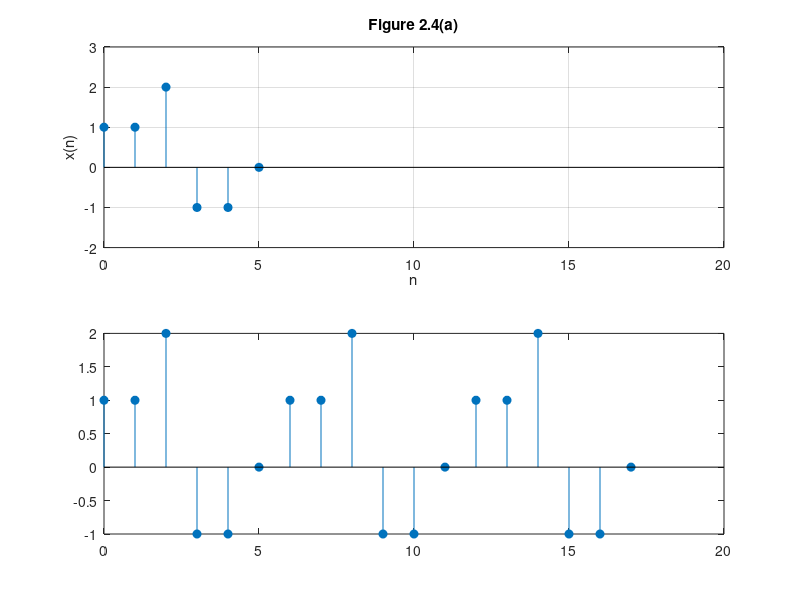

This chart was generated by the following MATLAB code: (Note: this script raises an error after producing the figure.)
% Example 2.4
% Generation of periodic sequences

n=0:5;
x=[1 1 2 -1 -1 0];
subplot(2,1,1);
stem(n,x,"filled");
grid on;
axis([0 20 -2 3]);
xlabel("n");
ylabel("x(n)");
title("Figure 2.4(a)");

xtilde = [x,x,x];
length_xtilde = length(xtilde);
n_new = 0:length_xtilde-1;
subplot(2,1,2);
h=stem(n_new,xtilde,"filled");
%h.MarkerFaceColor='b';
h.MarkerEdgeColor='r';
h.Color='g';
h.LineWidth=2;
grid on;
axis([0 20 -2 3]);
xlabel("n");
ylabel("perodic x(n)");
title("Figure 2.4(b)");
